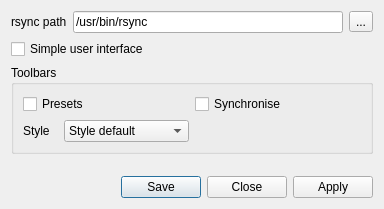
<?xml version="1.0" encoding="UTF-8"?>
<ui version="4.0">
 <class>Qync::PreferencesDialogue</class>
 <widget class="QDialog" name="Qync::PreferencesDialogue">
  <property name="geometry">
   <rect>
    <x>0</x>
    <y>0</y>
    <width>384</width>
    <height>209</height>
   </rect>
  </property>
  <property name="windowTitle">
   <string>Dialog</string>
  </property>
  <layout class="QVBoxLayout" name="mainLayout">
   <item>
    <layout class="QHBoxLayout" name="rsyncPathLayout">
     <item>
      <widget class="QLabel" name="rsyncPathLabel">
       <property name="text">
        <string>rsync path</string>
       </property>
      </widget>
     </item>
     <item>
      <widget class="QLineEdit" name="rsyncPath">
       <property name="text">
        <string>/usr/bin/rsync</string>
       </property>
       <property name="placeholderText">
        <string>Path to rsync executable...</string>
       </property>
      </widget>
     </item>
     <item>
      <widget class="QToolButton" name="chooseRsyncPath">
       <property name="toolTip">
        <string>Open a file dialogue to choose the rsync executable.</string>
       </property>
       <property name="text">
        <string>...</string>
       </property>
       <property name="icon">
        <iconset theme="document-open">
         <normaloff>.</normaloff>.</iconset>
       </property>
      </widget>
     </item>
    </layout>
   </item>
   <item>
    <widget class="QCheckBox" name="simpleUi">
     <property name="text">
      <string>Simple user interface</string>
     </property>
    </widget>
   </item>
   <item>
    <widget class="QGroupBox" name="toolbarGroup">
     <property name="title">
      <string>Toolbars</string>
     </property>
     <layout class="QGridLayout" name="toolbarsLayout">
      <item row="0" column="0">
       <widget class="QCheckBox" name="presetsToolbar">
        <property name="text">
         <string>Presets</string>
        </property>
       </widget>
      </item>
      <item row="0" column="1">
       <widget class="QCheckBox" name="synchroniseToolbar">
        <property name="text">
         <string>Synchronise</string>
        </property>
       </widget>
      </item>
      <item row="1" column="0">
       <layout class="QHBoxLayout" name="toolbarStyleLayout">
        <item>
         <widget class="QLabel" name="toolbarStyleLabel">
          <property name="text">
           <string>Style</string>
          </property>
         </widget>
        </item>
        <item>
         <widget class="QComboBox" name="toolbarStyle">
          <item>
           <property name="text">
            <string>Style default</string>
           </property>
          </item>
          <item>
           <property name="text">
            <string>Icons only</string>
           </property>
          </item>
          <item>
           <property name="text">
            <string>Text under icons</string>
           </property>
          </item>
          <item>
           <property name="text">
            <string>Text beside icons</string>
           </property>
          </item>
          <item>
           <property name="text">
            <string>Text only</string>
           </property>
          </item>
         </widget>
        </item>
       </layout>
      </item>
     </layout>
    </widget>
   </item>
   <item>
    <spacer name="mainSpacer">
     <property name="orientation">
      <enum>Qt::Vertical</enum>
     </property>
     <property name="sizeHint" stdset="0">
      <size>
       <width>20</width>
       <height>40</height>
      </size>
     </property>
    </spacer>
   </item>
   <item>
    <widget class="QDialogButtonBox" name="controls">
     <property name="orientation">
      <enum>Qt::Horizontal</enum>
     </property>
     <property name="standardButtons">
      <set>QDialogButtonBox::Apply|QDialogButtonBox::Close|QDialogButtonBox::Save</set>
     </property>
    </widget>
   </item>
  </layout>
 </widget>
 <resources/>
 <connections>
  <connection>
   <sender>controls</sender>
   <signal>accepted()</signal>
   <receiver>Qync::PreferencesDialogue</receiver>
   <slot>accept()</slot>
   <hints>
    <hint type="sourcelabel">
     <x>257</x>
     <y>199</y>
    </hint>
    <hint type="destinationlabel">
     <x>157</x>
     <y>274</y>
    </hint>
   </hints>
  </connection>
  <connection>
   <sender>controls</sender>
   <signal>rejected()</signal>
   <receiver>Qync::PreferencesDialogue</receiver>
   <slot>reject()</slot>
   <hints>
    <hint type="sourcelabel">
     <x>325</x>
     <y>199</y>
    </hint>
    <hint type="destinationlabel">
     <x>286</x>
     <y>274</y>
    </hint>
   </hints>
  </connection>
  <connection>
   <sender>chooseRsyncPath</sender>
   <signal>clicked()</signal>
   <receiver>Qync::PreferencesDialogue</receiver>
   <slot>chooseRsyncPath()</slot>
   <hints>
    <hint type="sourcelabel">
     <x>363</x>
     <y>19</y>
    </hint>
    <hint type="destinationlabel">
     <x>191</x>
     <y>104</y>
    </hint>
   </hints>
  </connection>
  <connection>
   <sender>Qync::PreferencesDialogue</sender>
   <signal>accepted()</signal>
   <receiver>Qync::PreferencesDialogue</receiver>
   <slot>savePreferences()</slot>
   <hints>
    <hint type="sourcelabel">
     <x>191</x>
     <y>104</y>
    </hint>
    <hint type="destinationlabel">
     <x>191</x>
     <y>104</y>
    </hint>
   </hints>
  </connection>
  <connection>
   <sender>simpleUi</sender>
   <signal>toggled(bool)</signal>
   <receiver>toolbarGroup</receiver>
   <slot>setDisabled(bool)</slot>
   <hints>
    <hint type="sourcelabel">
     <x>74</x>
     <y>55</y>
    </hint>
    <hint type="destinationlabel">
     <x>54</x>
     <y>79</y>
    </hint>
   </hints>
  </connection>
 </connections>
 <slots>
  <slot>savePreferencesAndClose()</slot>
  <slot>savePreferences()</slot>
  <slot>chooseRsyncPath()</slot>
 </slots>
</ui>
